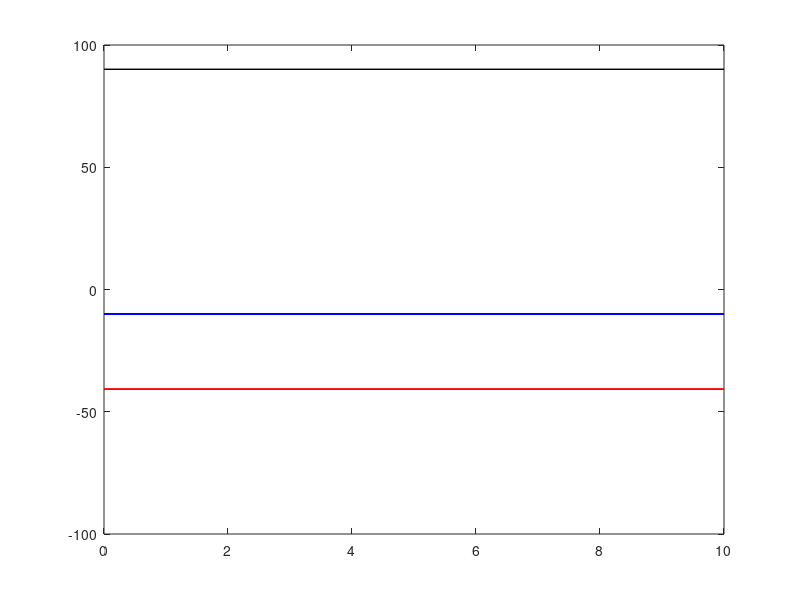

Here is the MATLAB script that generated this plot: (Note: this script raises an error after producing the figure.)
% Currently this is putting a block of ice on a bed (constant thickness in
% time and spans the whole domain). 
% What's broken is the b_eq, calculating the new bed equilibrium. As the
% the ice depresses the bed more water is supporting the ice so the b_eq
% should rise slightly, and currently its dropping dramatically!?!?
% In the absense of water b_eq should not change with this constant ice
% thickness setup (currently the water level is changing) 

close all; 
clear all; 

rho_i = 917;    % density of ice (kg/m^3) 
rho_b = 2650;   % density of bed (kg/m^3)
rho_w = 1000;   % density of water (kg/m^3)
gamma = rho_i/rho_b;  % displaced bed by ice
lambda = rho_i/rho_w; % (height ice)lambda = (height water)

x = 0:10;
h1 = 100.*ones(length(x)); 
L2 = 10; 
H2 = 100;
hg = 100;
b = -10.*ones(length(x));

h_ice_sup_water = b.*1/lambda;
h_ice_sup_water(b>0) = 0;
h_ice_depress_bed = h1+h_ice_sup_water;

b_eq = b - h_ice_depress_bed.*gamma;
b0 = b;
tau = 10; 

for t=1:10 
    plot(x,b,'b'); hold on; plot(x,h1+b,'k'); plot(x,b_eq,'r');ylim([-100,100]);
    H2 = mean(h1);
    [bNew,b_eqNew,hxNew] = bedSpring(h1,L2,H2,hg,b,b_eq,b0,tau);
    b = bNew; b_eq = b_eqNew; h1 = hxNew; 
end



    